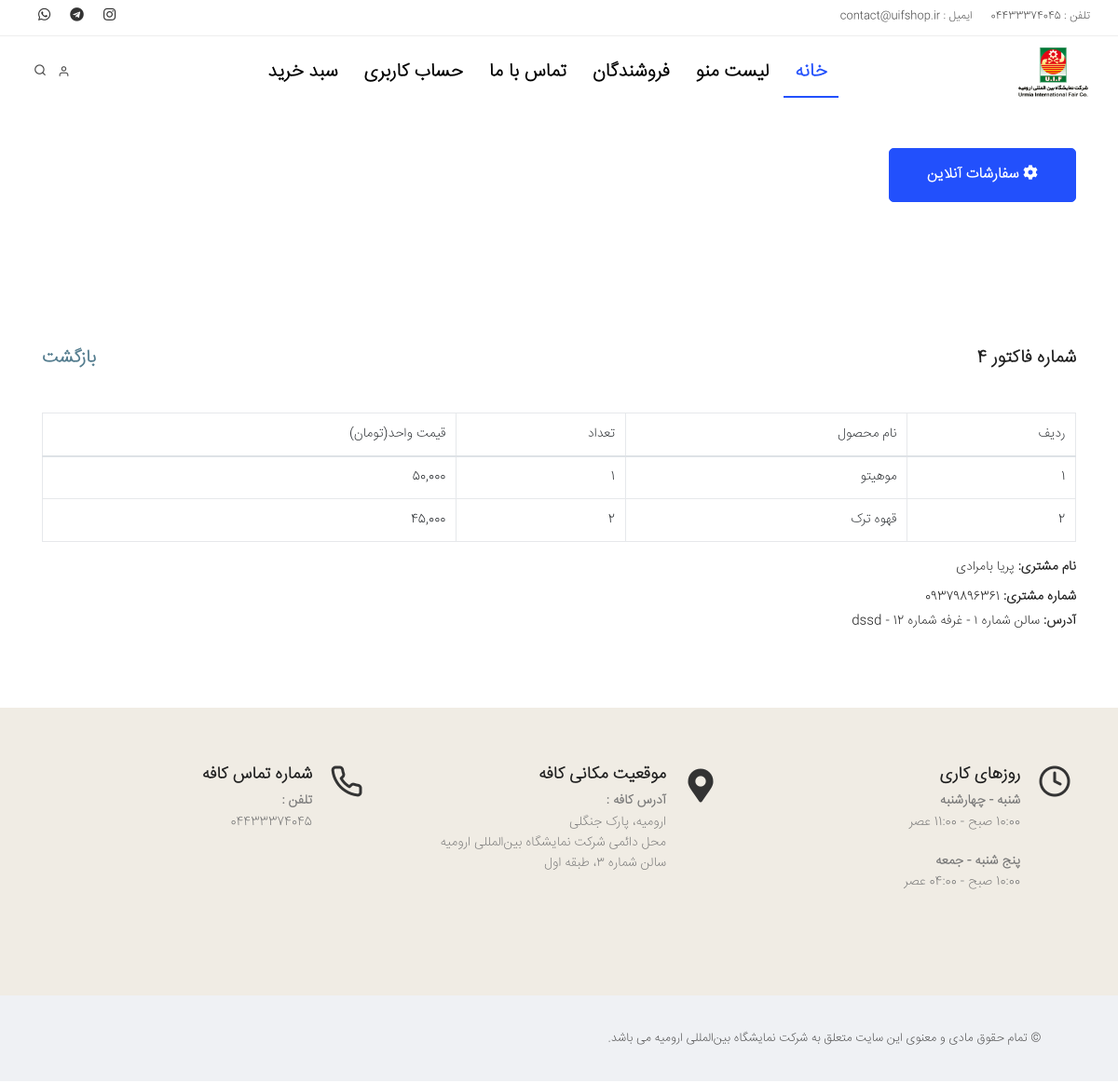
Screenshot of /order/home/online/4/ (signed in) with the database file from the repository.
### shop/models.py (models this page shows, shortened)
class InvoiceModel(models.Model):
    STATE_PENDING = 'pending'
    STATE_DONE = 'done'
    STATE_CHOICES = ((STATE_PENDING, 'در انتظار پرداخت'),
                     (STATE_DONE, 'پرداخت شده'))
    created_date = models.DateTimeField(auto_now_add=True, verbose_name="تاریخ ایجاد")
    user = models.ForeignKey(User, on_delete=models.PROTECT, verbose_name="کاربر")
    total = models.PositiveIntegerField(verbose_name="مبلغ کل", default=0)
    state = models.CharField(verbose_name="وضعیت پرداخت", max_length=10, choices=STATE_CHOICES, default=STATE_PENDING)
    class Meta:
        verbose_name = "فاکتور"
        verbose_name_plural = "فاکتورها"

class InvoiceItemModel(models.Model):
    invoice = models.ForeignKey(InvoiceModel, on_delete=models.PROTECT, verbose_name="فاکتور")
    product = models.ForeignKey(ProductModel, on_delete=models.PROTECT, verbose_name="محصول")
    name = models.CharField(verbose_name="نام محصول", max_length=25)
    price = models.PositiveIntegerField(verbose_name="قیمت واحد")
    count = models.IntegerField(default=1, verbose_name="تعداد سفارش")
    class Meta:
        verbose_name = "محصول فاکتور"
        verbose_name_plural = "محصولات فاکتورها"

### account/models.py (models this page shows, shortened)
class BaseModel(models.Model):
    user = models.ForeignKey(User, on_delete=models.CASCADE, verbose_name='کاربر')
    created_date = models.DateTimeField(verbose_name='تاریخ ایجاد', auto_now_add=True)
    modified_date = models.DateTimeField(verbose_name='تاریخ تغییرات', auto_now=True)
    class Meta:
        abstract = True

class ProfileModel(BaseModel):
    user = models.OneToOneField(User, on_delete=models.CASCADE, verbose_name='کاربر')
    mobile = models.OneToOneField(MobileModel, on_delete=models.CASCADE, blank=True, null=True, verbose_name='شماره موبایل')
    hall = models.ForeignKey(HallModel, on_delete=models.CASCADE, blank=True, null=True, verbose_name='نام سالن')
    booth_name = models.CharField(verbose_name='نام غرفه', max_length=80, null=True, blank=True)
    booth_number = models.CharField(verbose_name='شماره غرفه', max_length=3, null=True, blank=True)
    code = models.CharField(verbose_name='کد ملی', null=True, blank=True, max_length=10)
    class Meta:
        verbose_name = 'حساب کاربری'
        verbose_name_plural = 'حساب‌های کاربری'

class MobileModel(BaseModel):
    user = models.OneToOneField(User, on_delete=models.CASCADE, verbose_name='کاربر')
    mobile = models.CharField(verbose_name='شماره موبایل', max_length=11, unique=True)
    otp = models.CharField(verbose_name='کد تصادفی', max_length=6, null=True, blank=True)
    is_active = models.BooleanField(verbose_name='فعال', default=False)
    class Meta:
        verbose_name = 'موبایل'
        verbose_name_plural = 'موبایل‌ها'

### shop/views.py (the view)
# urls.py: path('order/home/online/<int:iid>/', OnlineOrderDetailsView.as_view(), name='online_order_details'),
class OnlineOrderDetailsView(LoginRequiredMixin, views.View):
    login_url = "login"
    def get(self, request, iid):
        user_id = request.user
        user = get_object_or_404(User, id=user_id.id)
        if user.is_staff:
            item = InvoiceItemModel.objects.filter(invoice=iid)
            invoice = get_object_or_404(InvoiceModel, id=iid)
            customer = get_object_or_404(ProfileModel, user=invoice.user)
            return render(request, 'shop/online_order_details.html', {"item":item, "customer":customer, "invoice":invoice})
        else:
            return render(request, 'shop/access_denied.html')

### shop/context_processors.py (called while the page is built)
def menu(request):
    cart = request.session.get('cart', {})
    products = ProductModel.objects.filter(id__in=[int(id) for id in cart.keys()])
    c = {}
    total = 0
    for k,v in cart.items():
        product = products.get(id=int(k))
        total += product.price
        c[k] = {'product': product, 'count': v}
    return {"cart":c, "total":total}

### shop/templates/shop/online_order_details.html (shortened to what this page needs)
{% extends "base.html" %}
{% load jalali_tags %}
{% load humanize %}
{% block content %}
<section id="page-content">
            <div class="container">
                <div class="row">
                    <div class="content col-lg-12">
                        <a class="btn btn-lg" href="{% url 'shop:online' %}" target="_blank"><i class="fa fa-cog"></i> سفارشات آنلاین</a>
                    </div>
                </div>
            </div>
</section>
<section id="page-content" class="no-sidebar">
            <div class="container">
                <div class="row mb-5">
                    <div class="col-lg-6">
                        <h4> شماره فاکتور {{ invoice.id }}</h4>
                    </div>
                    <div class="col-lg-6" style="text-align:left">
                        <h4><a href="{% url 'shop:online' %}">بازگشت</a></h4>
                    </div>
                </div>
                <div class="row">
                    <div class="col-lg-12">
                        <table id="datatable" class="table table-bordered table-hover" style="width:100%">
                            <thead>
                                <tr>
                                    <th>ردیف</th>
                                    <th>نام محصول</th>
                                    <th>تعداد</th>
                                    <th>قیمت واحد(تومان)</th>
                                </tr>
                            </thead>
                            <tbody>
                            {% for item in item %}
                                <tr>
                                    <th>{{ forloop.counter }}</th>
                                    <th>{{ item.name }}</th>
                                    <th>{{ item.count }}</th>
                                    <th>{{ item.price|intcomma:False }}</th>
                                </tr>
                            {% endfor %}
                            </tbody>
                        </table>
                        <h5><strong>نام مشتری: </strong>{{ customer.user.first_name }} {{ customer.user.last_name }}</h5>
                        <h5><strong> شماره مشتری:</strong> {{ customer.mobile.mobile }} <br><strong> آدرس: </strong>سالن  {{ customer.hall.name }} - غرفه شماره  {{customer.booth_number }} -  {{customer.booth_name }}</h5>
                    </div>
                </div>
            </div>
        </section>
{% endblock content%}

### static/css/rtl.css (style rules this page uses)
html { direction: rtl }
body { text-align: right; }
.btn { margin-left: 0px; margin-right: 0px; }

### rows the page displays
InvoiceModel: id "4"
InvoiceItemModel: name "موهیتو", count "1", price "50,000"
InvoiceItemModel: name "قهوه ترک", count "2", price "45,000"
ProfileModel: user.first_name "پریا", user.last_name "بامرادی", mobile.mobile "09379896361", booth_number "12", booth_name "dssd"
